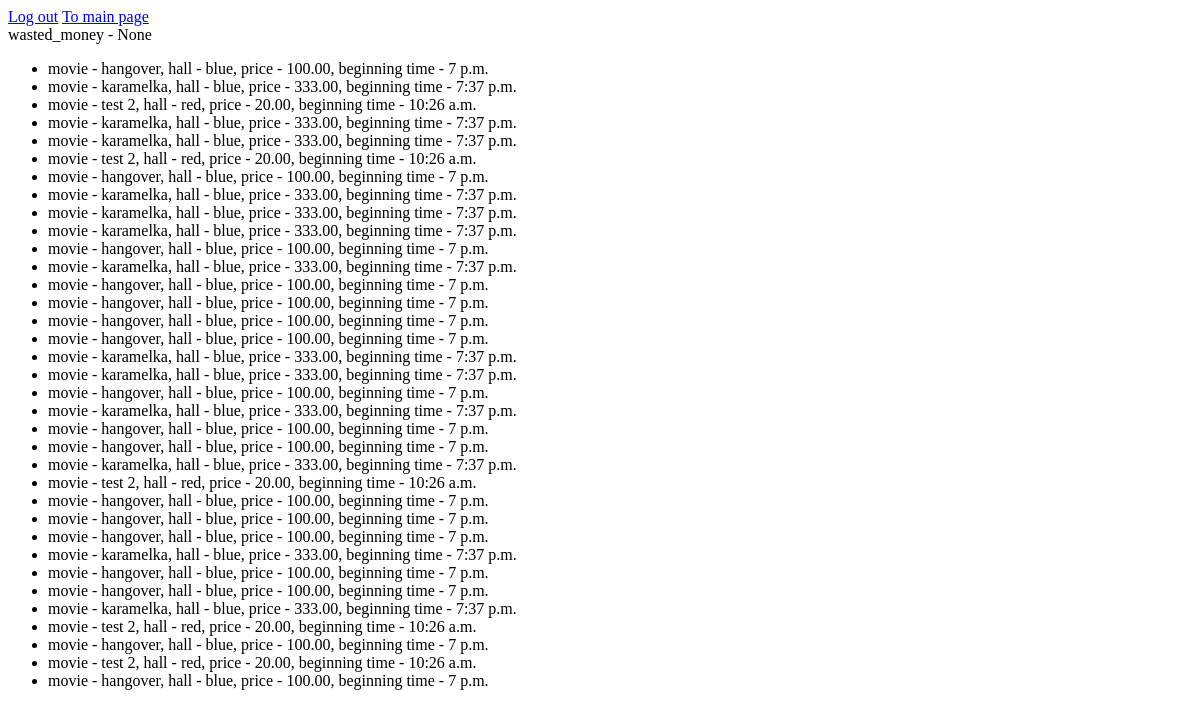
Page /tickets/ (signed in) on the earlier database version.
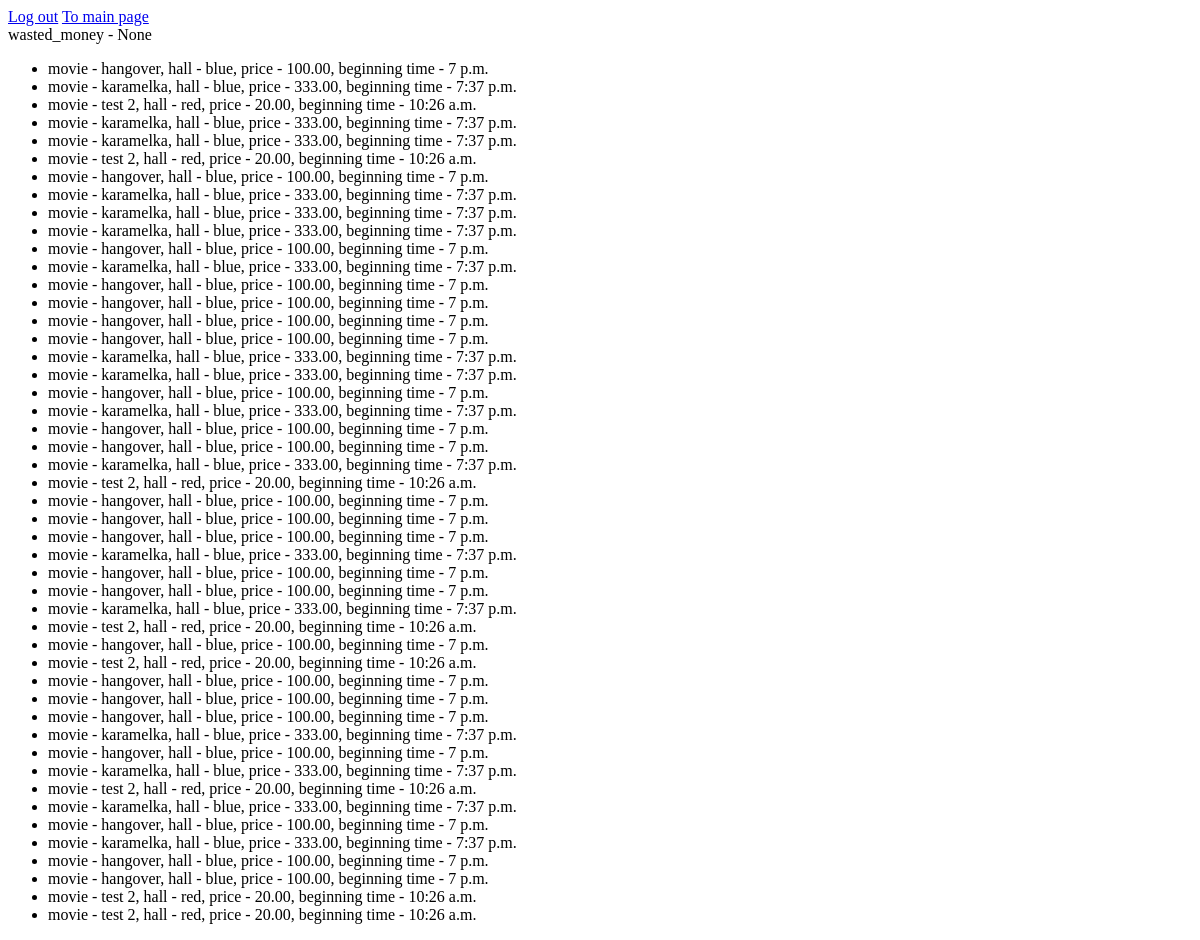
Same page on the later database version.
### applicuha/models.py (models this page shows, shortened)
class Ticket(models.Model):
    seance = models.ForeignKey(Seance, on_delete=models.CASCADE)
    cinema_user = models.ForeignKey(CinemaUser, on_delete=models.CASCADE)

class Seance(models.Model):
    movie_info = models.ForeignKey(MovieInfo, on_delete=models.CASCADE)
    hall = models.OneToOneField(Hall, on_delete=models.CASCADE)
    price = models.DecimalField(decimal_places=2, max_digits=20)
    begin_time = models.TimeField()
    end_time = models.TimeField()

class MovieInfo(models.Model):
    movie_name = models.CharField(max_length=50)
    movie_time = models.PositiveIntegerField()
    beginning_date = models.DateField()
    ending_date = models.DateField()

class Hall(models.Model):
    hall_name = models.CharField(max_length=20, unique=True)
    places = models.PositiveIntegerField()

### applicuha/views.py (the view)
# urls.py: path('tickets/', TicketsListView.as_view(), name='tickets'),
class TicketsListView(LoginRequiredMixin, ListView):
    model = Ticket
    template_name = 'tickets.html'
    queryset = Ticket.objects.all()
    def get_queryset(self):
        queryset = Ticket.objects.filter(cinema_user=self.request.user)
        return queryset

### templates/tickets.html
{% extends 'base.html' %}
{% block content %}
{% if request.user.is_authenticated %}
    wasted_money - {{ request.user.wasted_money }}
{% endif %}
    <ul>
        {% for ticket in ticket_list %}
            <li>movie - {{ ticket.seance.movie_info.movie_name }}, hall - {{ ticket.seance.hall.hall_name }},
                price - {{ ticket.seance.price }}, beginning time - {{ ticket.seance.begin_time }}
            </li>
        {% endfor %}
    </ul>
{% endblock %}

### templates/base.html (shortened to what this page needs)
<!DOCTYPE html>
<html lang="en">
<head>
</head>
<body>
{% if request.user.is_authenticated %}
    <a href="{% url 'logout' %}">Log out</a>
{% else %}
    <a href="{% url 'registration' %}">To registration</a>
    <a href="{% url 'login' %}">To login</a>
{% endif %}
    <a href="{% url 'main_page' %}">To main page</a>
<br>
{% block content %}
{% endblock %}
</body>
</html>

Differences in the rows shown:
added Ticket: seance.movie_info.movie_name "hangover", seance.hall.hall_name "blue", seance.price "100.00", seance.begin_time "7 p.m."
added Ticket: seance.movie_info.movie_name "hangover", seance.hall.hall_name "blue", seance.price "100.00", seance.begin_time "7 p.m."
added Ticket: seance.movie_info.movie_name "karamelka", seance.hall.hall_name "blue", seance.price "333.00", seance.begin_time "7:37 p.m."
added Ticket: seance.movie_info.movie_name "hangover", seance.hall.hall_name "blue", seance.price "100.00", seance.begin_time "7 p.m."
added Ticket: seance.movie_info.movie_name "karamelka", seance.hall.hall_name "blue", seance.price "333.00", seance.begin_time "7:37 p.m."
added Ticket: seance.movie_info.movie_name "test 2", seance.hall.hall_name "red", seance.price "20.00", seance.begin_time "10:26 a.m."
added Ticket: seance.movie_info.movie_name "karamelka", seance.hall.hall_name "blue", seance.price "333.00", seance.begin_time "7:37 p.m."
added Ticket: seance.movie_info.movie_name "hangover", seance.hall.hall_name "blue", seance.price "100.00", seance.begin_time "7 p.m."
added Ticket: seance.movie_info.movie_name "karamelka", seance.hall.hall_name "blue", seance.price "333.00", seance.begin_time "7:37 p.m."
added Ticket: seance.movie_info.movie_name "hangover", seance.hall.hall_name "blue", seance.price "100.00", seance.begin_time "7 p.m."
added Ticket: seance.movie_info.movie_name "hangover", seance.hall.hall_name "blue", seance.price "100.00", seance.begin_time "7 p.m."
added Ticket: seance.movie_info.movie_name "test 2", seance.hall.hall_name "red", seance.price "20.00", seance.begin_time "10:26 a.m."
added Ticket: seance.movie_info.movie_name "test 2", seance.hall.hall_name "red", seance.price "20.00", seance.begin_time "10:26 a.m."
